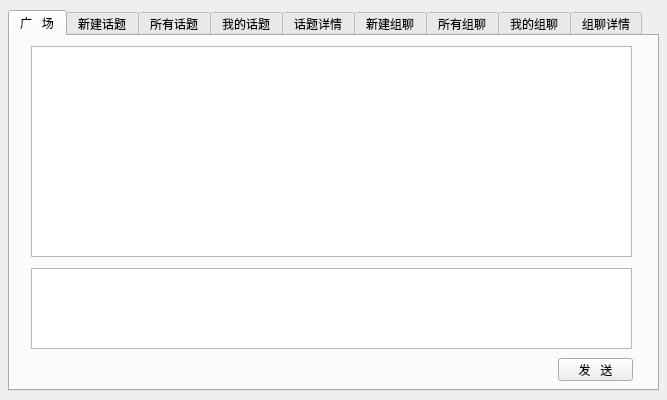
<?xml version="1.0" encoding="UTF-8"?>
<ui version="4.0">
 <class>Form</class>
 <widget class="QWidget" name="Form">
  <property name="geometry">
   <rect>
    <x>0</x>
    <y>0</y>
    <width>667</width>
    <height>400</height>
   </rect>
  </property>
  <property name="windowTitle">
   <string>Form</string>
  </property>
  <widget class="QTabWidget" name="tabWidget">
   <property name="geometry">
    <rect>
     <x>8</x>
     <y>10</y>
     <width>651</width>
     <height>381</height>
    </rect>
   </property>
   <property name="currentIndex">
    <number>0</number>
   </property>
   <widget class="QWidget" name="tab">
    <property name="contextMenuPolicy">
     <enum>Qt::NoContextMenu</enum>
    </property>
    <attribute name="title">
     <string>广   场</string>
    </attribute>
    <widget class="QPushButton" name="pushButton">
     <property name="geometry">
      <rect>
       <x>548</x>
       <y>322</y>
       <width>75</width>
       <height>23</height>
      </rect>
     </property>
     <property name="text">
      <string>发   送</string>
     </property>
    </widget>
    <widget class="QTextEdit" name="textEdit">
     <property name="geometry">
      <rect>
       <x>21</x>
       <y>232</y>
       <width>601</width>
       <height>81</height>
      </rect>
     </property>
    </widget>
    <widget class="QListWidget" name="listWidget">
     <property name="geometry">
      <rect>
       <x>21</x>
       <y>10</y>
       <width>601</width>
       <height>211</height>
      </rect>
     </property>
    </widget>
   </widget>
   <widget class="QWidget" name="tab_2">
    <attribute name="title">
     <string>新建话题</string>
    </attribute>
    <widget class="QLineEdit" name="lineEdit">
     <property name="geometry">
      <rect>
       <x>30</x>
       <y>39</y>
       <width>581</width>
       <height>25</height>
      </rect>
     </property>
    </widget>
    <widget class="QTextEdit" name="textEdit_2">
     <property name="geometry">
      <rect>
       <x>30</x>
       <y>100</y>
       <width>581</width>
       <height>211</height>
      </rect>
     </property>
    </widget>
    <widget class="QLabel" name="label">
     <property name="geometry">
      <rect>
       <x>291</x>
       <y>12</y>
       <width>61</width>
       <height>20</height>
      </rect>
     </property>
     <property name="text">
      <string>话题主题</string>
     </property>
     <property name="alignment">
      <set>Qt::AlignCenter</set>
     </property>
    </widget>
    <widget class="QLabel" name="label_2">
     <property name="geometry">
      <rect>
       <x>291</x>
       <y>70</y>
       <width>61</width>
       <height>20</height>
      </rect>
     </property>
     <property name="text">
      <string>话题详情</string>
     </property>
     <property name="alignment">
      <set>Qt::AlignCenter</set>
     </property>
    </widget>
    <widget class="QPushButton" name="pushButton_2">
     <property name="geometry">
      <rect>
       <x>283</x>
       <y>319</y>
       <width>75</width>
       <height>23</height>
      </rect>
     </property>
     <property name="text">
      <string>创   建</string>
     </property>
    </widget>
   </widget>
   <widget class="QWidget" name="tab_3">
    <attribute name="title">
     <string>所有话题</string>
    </attribute>
    <widget class="QListWidget" name="listWidget_2">
     <property name="geometry">
      <rect>
       <x>33</x>
       <y>21</y>
       <width>581</width>
       <height>291</height>
      </rect>
     </property>
    </widget>
    <widget class="QPushButton" name="pushButton_3">
     <property name="geometry">
      <rect>
       <x>284</x>
       <y>323</y>
       <width>75</width>
       <height>23</height>
      </rect>
     </property>
     <property name="text">
      <string>查   看</string>
     </property>
    </widget>
   </widget>
   <widget class="QWidget" name="tab_4">
    <attribute name="title">
     <string>我的话题</string>
    </attribute>
    <widget class="QListWidget" name="listWidget_4">
     <property name="geometry">
      <rect>
       <x>34</x>
       <y>20</y>
       <width>581</width>
       <height>271</height>
      </rect>
     </property>
    </widget>
    <widget class="QPushButton" name="pushButton_5">
     <property name="geometry">
      <rect>
       <x>363</x>
       <y>300</y>
       <width>75</width>
       <height>23</height>
      </rect>
     </property>
     <property name="text">
      <string>查   看</string>
     </property>
    </widget>
    <widget class="QPushButton" name="pushButton_6">
     <property name="geometry">
      <rect>
       <x>453</x>
       <y>300</y>
       <width>75</width>
       <height>23</height>
      </rect>
     </property>
     <property name="text">
      <string>删   除</string>
     </property>
    </widget>
    <widget class="QPushButton" name="pushButton_7">
     <property name="geometry">
      <rect>
       <x>541</x>
       <y>300</y>
       <width>75</width>
       <height>23</height>
      </rect>
     </property>
     <property name="text">
      <string>全部删除</string>
     </property>
    </widget>
   </widget>
   <widget class="QWidget" name="tab_5">
    <attribute name="title">
     <string>话题详情</string>
    </attribute>
    <widget class="QTextBrowser" name="textBrowser">
     <property name="geometry">
      <rect>
       <x>76</x>
       <y>19</y>
       <width>541</width>
       <height>25</height>
      </rect>
     </property>
    </widget>
    <widget class="QTextBrowser" name="textBrowser_2">
     <property name="geometry">
      <rect>
       <x>76</x>
       <y>53</y>
       <width>541</width>
       <height>91</height>
      </rect>
     </property>
    </widget>
    <widget class="QTextEdit" name="textEdit_3">
     <property name="geometry">
      <rect>
       <x>76</x>
       <y>271</y>
       <width>541</width>
       <height>51</height>
      </rect>
     </property>
    </widget>
    <widget class="QPushButton" name="pushButton_4">
     <property name="geometry">
      <rect>
       <x>543</x>
       <y>327</y>
       <width>75</width>
       <height>23</height>
      </rect>
     </property>
     <property name="text">
      <string>发送</string>
     </property>
    </widget>
    <widget class="QLabel" name="label_3">
     <property name="geometry">
      <rect>
       <x>13</x>
       <y>20</y>
       <width>61</width>
       <height>20</height>
      </rect>
     </property>
     <property name="text">
      <string>话题主题</string>
     </property>
     <property name="alignment">
      <set>Qt::AlignCenter</set>
     </property>
    </widget>
    <widget class="QLabel" name="label_4">
     <property name="geometry">
      <rect>
       <x>13</x>
       <y>53</y>
       <width>61</width>
       <height>20</height>
      </rect>
     </property>
     <property name="text">
      <string>话题详情</string>
     </property>
     <property name="alignment">
      <set>Qt::AlignCenter</set>
     </property>
    </widget>
    <widget class="QListWidget" name="listWidget_3">
     <property name="geometry">
      <rect>
       <x>76</x>
       <y>152</y>
       <width>541</width>
       <height>111</height>
      </rect>
     </property>
    </widget>
    <widget class="QLabel" name="label_5">
     <property name="geometry">
      <rect>
       <x>13</x>
       <y>152</y>
       <width>61</width>
       <height>20</height>
      </rect>
     </property>
     <property name="text">
      <string>话题评论</string>
     </property>
     <property name="alignment">
      <set>Qt::AlignCenter</set>
     </property>
    </widget>
   </widget>
   <widget class="QWidget" name="tab_6">
    <attribute name="title">
     <string>新建组聊</string>
    </attribute>
    <widget class="QTextEdit" name="textEdit_4">
     <property name="geometry">
      <rect>
       <x>30</x>
       <y>100</y>
       <width>581</width>
       <height>211</height>
      </rect>
     </property>
    </widget>
    <widget class="QLabel" name="label_6">
     <property name="geometry">
      <rect>
       <x>291</x>
       <y>70</y>
       <width>61</width>
       <height>20</height>
      </rect>
     </property>
     <property name="text">
      <string>组聊简介</string>
     </property>
     <property name="alignment">
      <set>Qt::AlignCenter</set>
     </property>
    </widget>
    <widget class="QLineEdit" name="lineEdit_2">
     <property name="geometry">
      <rect>
       <x>30</x>
       <y>39</y>
       <width>581</width>
       <height>25</height>
      </rect>
     </property>
    </widget>
    <widget class="QPushButton" name="pushButton_8">
     <property name="geometry">
      <rect>
       <x>283</x>
       <y>319</y>
       <width>75</width>
       <height>23</height>
      </rect>
     </property>
     <property name="text">
      <string>创   建</string>
     </property>
    </widget>
    <widget class="QLabel" name="label_7">
     <property name="geometry">
      <rect>
       <x>291</x>
       <y>12</y>
       <width>61</width>
       <height>20</height>
      </rect>
     </property>
     <property name="text">
      <string>组聊名称</string>
     </property>
     <property name="alignment">
      <set>Qt::AlignCenter</set>
     </property>
    </widget>
   </widget>
   <widget class="QWidget" name="tab_7">
    <attribute name="title">
     <string>所有组聊</string>
    </attribute>
    <widget class="QListWidget" name="listWidget_5">
     <property name="geometry">
      <rect>
       <x>31</x>
       <y>21</y>
       <width>581</width>
       <height>291</height>
      </rect>
     </property>
    </widget>
    <widget class="QPushButton" name="pushButton_9">
     <property name="geometry">
      <rect>
       <x>282</x>
       <y>323</y>
       <width>75</width>
       <height>23</height>
      </rect>
     </property>
     <property name="text">
      <string>进   入</string>
     </property>
    </widget>
   </widget>
   <widget class="QWidget" name="tab_8">
    <attribute name="title">
     <string>我的组聊</string>
    </attribute>
    <widget class="QPushButton" name="pushButton_10">
     <property name="geometry">
      <rect>
       <x>363</x>
       <y>300</y>
       <width>75</width>
       <height>23</height>
      </rect>
     </property>
     <property name="text">
      <string>进   入</string>
     </property>
    </widget>
    <widget class="QPushButton" name="pushButton_11">
     <property name="geometry">
      <rect>
       <x>453</x>
       <y>300</y>
       <width>75</width>
       <height>23</height>
      </rect>
     </property>
     <property name="text">
      <string>删   除</string>
     </property>
    </widget>
    <widget class="QPushButton" name="pushButton_12">
     <property name="geometry">
      <rect>
       <x>541</x>
       <y>300</y>
       <width>75</width>
       <height>23</height>
      </rect>
     </property>
     <property name="text">
      <string>全部删除</string>
     </property>
    </widget>
    <widget class="QListWidget" name="listWidget_6">
     <property name="geometry">
      <rect>
       <x>34</x>
       <y>20</y>
       <width>581</width>
       <height>271</height>
      </rect>
     </property>
    </widget>
   </widget>
   <widget class="QWidget" name="tab_9">
    <attribute name="title">
     <string>组聊详情</string>
    </attribute>
    <widget class="QTextEdit" name="textEdit_5">
     <property name="geometry">
      <rect>
       <x>20</x>
       <y>252</y>
       <width>601</width>
       <height>71</height>
      </rect>
     </property>
    </widget>
    <widget class="QPushButton" name="pushButton_13">
     <property name="geometry">
      <rect>
       <x>547</x>
       <y>330</y>
       <width>75</width>
       <height>23</height>
      </rect>
     </property>
     <property name="text">
      <string>发   送</string>
     </property>
    </widget>
    <widget class="QListWidget" name="listWidget_7">
     <property name="geometry">
      <rect>
       <x>20</x>
       <y>50</y>
       <width>601</width>
       <height>191</height>
      </rect>
     </property>
    </widget>
    <widget class="QTextBrowser" name="textBrowser_3">
     <property name="geometry">
      <rect>
       <x>20</x>
       <y>16</y>
       <width>601</width>
       <height>25</height>
      </rect>
     </property>
    </widget>
    <widget class="QPushButton" name="pushButton_14">
     <property name="geometry">
      <rect>
       <x>20</x>
       <y>330</y>
       <width>75</width>
       <height>23</height>
      </rect>
     </property>
     <property name="text">
      <string>退出组聊</string>
     </property>
    </widget>
   </widget>
  </widget>
 </widget>
 <resources/>
 <connections/>
</ui>
